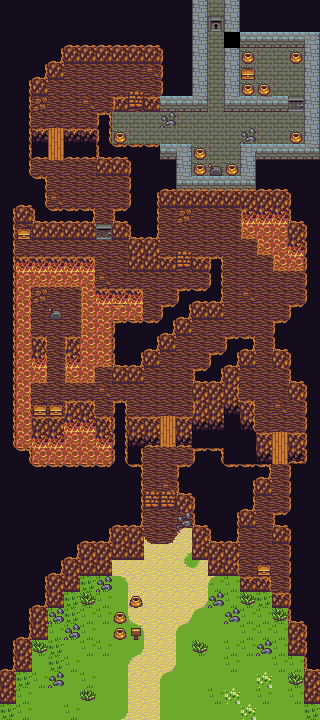

This is a level from a 2D game, rendered from its Tiled map with the project's own tilesets. A one-line summary and the map file follow, with tile-layer data summarised:
An orthogonal 20x45 tile map with 16x16 px tiles, 3 tile layers (background, background+, background++) and 68 objects (23x trigger, 20x entity, 4x event, 2x camerabox).

<map version="1.0.0" orientation="orthogonal" renderorder="right-down" width="20" height="45" tilewidth="16" tileheight="16" nextobjectid="95">
 <properties>
  <property name="Name" value="Mount Danger" />
 </properties>
 <tileset firstgid="1" source="tileset.tsx" />
 <layer name="background" width="20" height="45">
  <data>[900 cells, 900 non-empty, 24 distinct tile ids]</data>
 </layer>
 <layer name="background+" width="20" height="45">
  <data>[900 cells, 285 non-empty, 28 distinct tile ids]</data>
 </layer>
 <layer name="background++" width="20" height="45">
  <data>[900 cells, 27 non-empty, 9 distinct tile ids]</data>
 </layer>
 <objectgroup name="#spritelayer">
  <object id="1" x="0" y="720" width="240" />
  <object id="2" type="camerabox" x="0" y="480" width="320" height="240" visible="0" />
  <object id="4" x="0" y="704">
   <polyline points="0,0 16,0 16,-32 32,-32 32,-48 48,-48 48,-96 64,-96 64,-112 80,-112 80,-128 112,-128 112,-144 144,-144 144,-224" />
  </object>
  <object id="5" x="176" y="480">
   <polyline points="0,0 0,32 16,32 16,80 32,80 32,96 64,96 64,128 80,128 80,112 96,112 96,144 112,144 112,176 128,176 128,192 112,192 112,208 128,208 128,224 144,224" />
  </object>
  </objectgroup>
</map>
<!-- 64 of 68 objects omitted -->